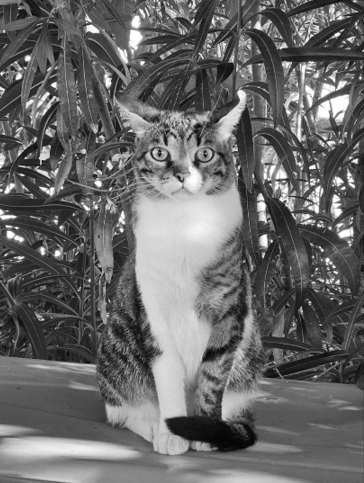
#> input picture img_process/files/smeagol_gray_img.png, 364 x 483 px, found by its file name
$ python post-process_sobel.py
#> lines starting #> are read from the running program, lines starting #| are printed output that depends on the picture
### img_process/my_functions.py
#
# various functions used in image manipulation
#
import numpy as np
import copy
from skimage.metrics import structural_similarity as ssim
#
#############

# add padding around image to not lose pixel info in filter calcs
def add_padd(og_image, og_width, og_height, pad):

    # add padding (0) around image
    # np.pad((top, bottom), (left, right))

    # simple 3x3: 1 || cascaade3x3: 2 || simple5x5: 2 || cascade5x5: 4
    image = np.pad(og_image, ((pad, pad), (pad, pad)), mode='constant', constant_values=0)

    width = og_width + 2*pad
    height = og_height + 2*pad

    return image, width, height
#######

# metrics to compare image similarity
# MSE, RMSE, PSNR, SSIM
# [38 lines left out: function compare_img_metrics, not called in this run]
#######

### img_process/custom_filters.py
#
# custom implementation of image filters
#
import numpy as np
import math
#
#############


def sobel_filter(image, width, height, windowSize):

    if windowSize == 3: # sobel filter with 3x3 window size
        #filter matrixes
        kx = np.array([[1, 0, -1], [2, 0, -2], [1, 0, -1]], dtype=np.int32)
        ky = np.array([[1, 2, 1],  [0, 0, 0],  [-1, -2, -1]], dtype=np.int32)

        #init filtered img as black(0)
        filtered_img = np.zeros((height-2, width-2), dtype=np.uint8) #unsigned 8bit int - 0to255 grayscale
        #filtered_img = copy.deepcopy(image)
        # !!! array[row_index][column_index] && row=height col=width
        for row in range(1, height-1): #run from 1 until end-1 to leave padd out|| same with verilog
            for col in range(1, width-1): #run from 1 until end-1 to leave padd out|| same with verilog

                #take the 3x3 window
                #signed 32bit int - correction for multiplying with neg(-)
                img_win = image[row-1:row+2, col-1:col+2].astype(np.int32)
                #arr[row-1:row+2, col-1:col+2] => row-1 to row+1, col-1 to col+1 => 9 vals
                #if indexing like that outofbounds -> shows full array and no error

                #calculate gradients
                Gx = np.sum(img_win * kx)
                Gy = np.sum(img_win * ky)
                G = abs(Gx) + abs(Gy)

                #saturation of values - cutoff
                if G > 255: #max val
                    G = 255
                elif G < 0:
                    G = 0

                #change center pixel in filtered img array
                filtered_img[row-1][col-1] = G #center is -1 from curr

    elif windowSize == 5:

        #filter matrixes
        kx = np.array([[-1, -2, 0, 2, 1], [-4, -8, 0, 8, 4], [-6, -12, 0, 12, 6], [-4, -8, 0, 8, 4], [-1, -2, 0, 2, 1]], dtype=np.int32)
        ky = np.array([[1, 4, 6, 4, 1], [2, 8, 12, 8, 2], [0, 0, 0, 0, 0], [-2, -8, -12, -8, -2], [-1, -4, -6, -4, -1]], dtype=np.int32)

        #init filtered img as black(0)
        filtered_img = np.zeros((height-4, width-4), dtype=np.uint8) #unsigned 8bit int - 0to255 grayscale
        # !!! array[row_index][column_index] && row=height col=width
        for row in range(2, height-2): #run from 1 until end-1 to leave padd out|| same with verilog
            for col in range(2, width-2): #run from 1 until end-1 to leave padd out|| same with verilog

                #take the 3x3 window
                #signed 32bit int - correction for multiplying with neg(-)
                img_win = image[row-2:row+3, col-2:col+3].astype(np.int32)
                #arr[row-1:row+4, col-1:col+4] => row-1 to row+3, col-1 to col+3 => 25 vals

                #calculate gradients
                Gx = np.sum(img_win * kx)
                Gy = np.sum(img_win * ky)
                G = abs(Gx) + abs(Gy)

                #saturation of values - cutoff
                if G > 255: #max val
                    G = 255
                elif G < 0:
                    G = 0

                #change center pixel in filtered img array
                filtered_img[row-2][col-2] = G #center is -1 from curr

    return filtered_img
######

# [300 lines left out: functions exact_gaussian_blur, gaussian_blur, cascade, not called in this run]
######


#def cascade(image, width, height, windowSize):
#
#    ## Gaussian Blur - 1st filter
#    filtered_img_gb = gaussian_blur(image, width, height, windowSize)
#
#    # take new dimensions: h_s = h-2, w_s = w-2
#    (height_s, width_s) = filtered_img_gb.shape[0:2]
#
#    ## Sobel - 2nd filter
#    filtered_img_final = sobel_filter(filtered_img_gb, width_s, height_s, windowSize)
#
#    return filtered_img_final
#######

### img_process/old/post-process_sobel.py
#
# sobel filter 3x3 window
# takes verilog output
# pixel vals affter sobel filter - 1 pixel per line
# recreates image
#
from PIL import Image
import cv2
import numpy as np
from PIL import Image, ImageOps
import os
import matplotlib.pyplot as plt
import sys
#
sys.path.append('C:/workspace/fysiko_apth/ptuxiaki/general-code/img_process') #add path for py files
import my_functions
import custom_filters
#############

### file paths
path = 'C:/workspace/fysiko_apth/ptuxiaki/general-code/img_process/files/'

case_name = 'smeagol_'

#win_size = '3x3'
win_size = '5x5'

#verilog_input_path = path + case_name + "verilog_out_sobel" + win_size + "_ieee.txt"
verilog_input_path = path + case_name +  "verilog_out_sobel" + win_size + "_int_shift.txt"

#verilog_img_recreate_path = path + case_name+ "verilog_rec_sobel" + win_size + "_ieee.png"
verilog_img_recreate_path = path + case_name + "verilog_rec_sobel" + win_size + "_int_shift.png"

og_img_path = path + case_name +'test_img.png'
gray_img_path = path + case_name +'gray_img.png'
py_img_filter_path = path + case_name +"py_img_sobel" + win_size + ".png"

# window size
#N = 3
N = 5

# simple 3x3: 1 || cascaade3x3: 2 || simple5x5: 2 || cascade5x5: 4
pad = 2 # CHANGE

### add padding - fix img size
gray_img = cv2.imread(gray_img_path, cv2.IMREAD_GRAYSCALE)
#> gray_img is the input picture: shape (483, 364); min 2, max 255, mean 104.4
(row, col) = gray_img.shape[0:2]
#> row = 483; col = 364
padd_img, width, height = my_functions.add_padd(gray_img, col, row, pad) #col=width, row=height
#> in add_padd, `image = np.pad(og_image, ((pad, pad), (pad, pad)), mode='constant', co..`:
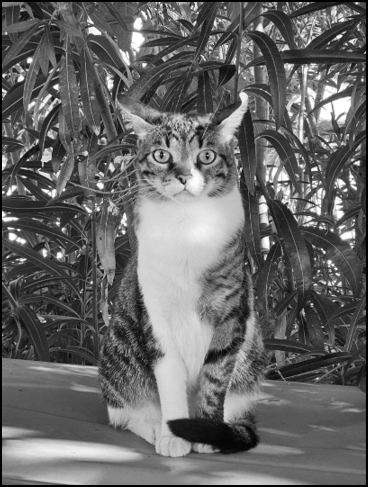
#> image: shape (487, 368); min 0, max 255, mean 102.4
#> width = 368; height = 487


##########
### apply custom filter
py_img_filter = custom_filters.sobel_filter(padd_img, width, height, N)
#> after the loop in sobel_filter, `for row in range(2, height-2):`:
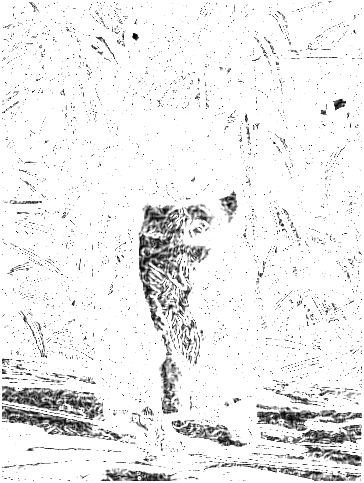
#> filtered_img: shape (483, 364); min 0, max 255, mean 237.8
cv2.imwrite(py_img_filter_path, py_img_filter)
cv2.imshow('apply filter only with python - sobel 1win '+ win_size, py_img_filter)
cv2.waitKey(0)

# keep img for calcs
py_img_filter = cv2.imread(py_img_filter_path, cv2.IMREAD_GRAYSCALE)

##########
### Verilog

# get pixels
ver_pixels = []
#> (the run stopped early here; a loop or call above may not have finished)
